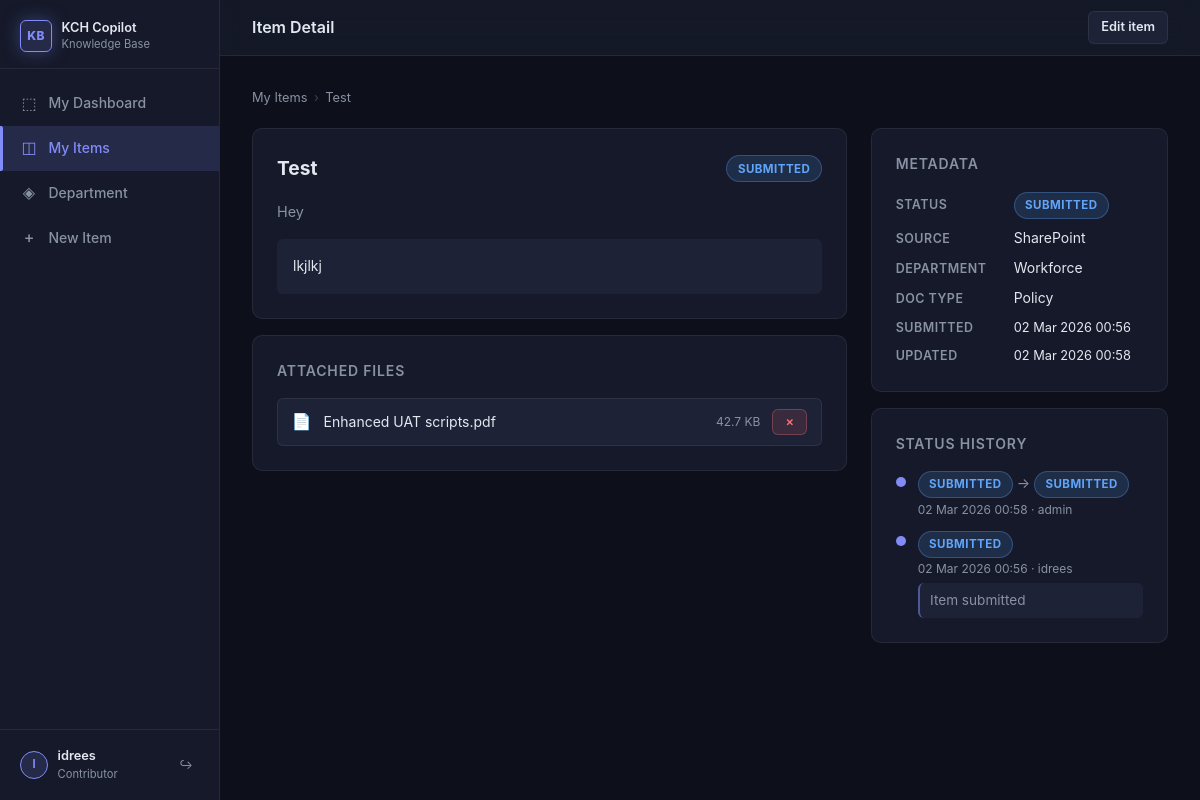
The page /app/items/2 (signed in) on the database its author committed.
### models.py (models this page shows)
class User(Base):
    __tablename__ = "users"
    id = Column(Integer, primary_key=True, autoincrement=True)
    username = Column(String, unique=True, nullable=False)
    password_hash = Column(String, nullable=False)
    is_admin = Column(Boolean, default=False)
    is_active = Column(Boolean, default=True)
    department_id = Column(Integer, ForeignKey("departments.id", ondelete="SET NULL"), nullable=True)
    created_at = Column(DateTime, default=datetime.utcnow)
    last_login = Column(DateTime, nullable=True)
    department = relationship("Department", back_populates="users")
    items = relationship("KnowledgeItem", back_populates="owner")
    status_changes = relationship("StatusHistory", back_populates="changed_by")
    audit_logs = relationship("AuditLog", back_populates="actor")

class KnowledgeItem(Base):
    __tablename__ = "knowledge_items"
    id = Column(Integer, primary_key=True, autoincrement=True)
    title = Column(String, nullable=False)
    summary = Column(Text, nullable=True)
    text_content = Column(Text, nullable=True)
    source_id = Column(Integer, ForeignKey("sources.id"), nullable=True)
    department_id = Column(Integer, ForeignKey("departments.id"), nullable=True)
    document_type_id = Column(Integer, ForeignKey("document_types.id"), nullable=True)
    owner_id = Column(Integer, ForeignKey("users.id"), nullable=False)
    status_id = Column(Integer, ForeignKey("statuses.id"), nullable=True)
    is_locked = Column(Boolean, default=False)
    review_due_date = Column(DateTime, nullable=True)
    created_at = Column(DateTime, default=datetime.utcnow)
    updated_at = Column(DateTime, default=datetime.utcnow, onupdate=datetime.utcnow)
    source = relationship("Source", back_populates="items")
    department = relationship("Department", back_populates="items")
    document_type = relationship("DocumentType", back_populates="items")
    owner = relationship("User", back_populates="items")
    status = relationship("Status", back_populates="items")
    files = relationship("ItemFile", back_populates="item", cascade="all, delete-orphan")
    status_history = relationship("StatusHistory", back_populates="item", order_by="StatusHistory.created_at")

class Status(Base):
    __tablename__ = "statuses"
    id = Column(Integer, primary_key=True, autoincrement=True)
    name = Column(String, nullable=False)
    sort_order = Column(Integer, default=0)
    admin_only = Column(Boolean, default=False)
    color_class = Column(String, default="status-default")
    is_active = Column(Boolean, default=True)
    items = relationship("KnowledgeItem", back_populates="status")
    history_from = relationship(
        "StatusHistory", foreign_keys="StatusHistory.from_status_id", back_populates="from_status"
    )
    history_to = relationship(
        "StatusHistory", foreign_keys="StatusHistory.to_status_id", back_populates="to_status"
    )

class ItemFile(Base):
    __tablename__ = "item_files"
    id = Column(Integer, primary_key=True, autoincrement=True)
    item_id = Column(Integer, ForeignKey("knowledge_items.id", ondelete="CASCADE"), nullable=False)
    original_filename = Column(String)
    r2_key = Column(String)
    mime_type = Column(String)
    file_size = Column(Integer)
    uploaded_at = Column(DateTime, default=datetime.utcnow)
    item = relationship("KnowledgeItem", back_populates="files")

class Source(Base):
    __tablename__ = "sources"
    id = Column(Integer, primary_key=True, autoincrement=True)
    name = Column(String, nullable=False)
    description = Column(Text, nullable=True)
    is_active = Column(Boolean, default=True)
    created_at = Column(DateTime, default=datetime.utcnow)
    items = relationship("KnowledgeItem", back_populates="source")

class Department(Base):
    __tablename__ = "departments"
    id = Column(Integer, primary_key=True, autoincrement=True)
    name = Column(String, unique=True, nullable=False)
    created_at = Column(DateTime, default=datetime.utcnow)
    users = relationship("User", back_populates="department")
    items = relationship("KnowledgeItem", back_populates="department")

class DocumentType(Base):
    __tablename__ = "document_types"
    id = Column(Integer, primary_key=True, autoincrement=True)
    name = Column(String, unique=True, nullable=False)
    created_at = Column(DateTime, default=datetime.utcnow)
    items = relationship("KnowledgeItem", back_populates="document_type")

class StatusHistory(Base):
    __tablename__ = "status_history"
    id = Column(Integer, primary_key=True, autoincrement=True)
    item_id = Column(Integer, ForeignKey("knowledge_items.id"), nullable=False)
    from_status_id = Column(Integer, ForeignKey("statuses.id"), nullable=True)
    to_status_id = Column(Integer, ForeignKey("statuses.id"), nullable=False)
    changed_by_id = Column(Integer, ForeignKey("users.id"), nullable=True)
    note = Column(Text, nullable=True)
    created_at = Column(DateTime, default=datetime.utcnow)
    item = relationship("KnowledgeItem", back_populates="status_history")
    from_status = relationship("Status", foreign_keys=[from_status_id], back_populates="history_from")
    to_status = relationship("Status", foreign_keys=[to_status_id], back_populates="history_to")
    changed_by = relationship("User", back_populates="status_changes")

### routers/app.py (the view)
@router.get("/items/{item_id}", response_class=HTMLResponse)
async def item_detail(
    item_id: int,
    request: Request,
    session: dict = Depends(require_session),
    db: Session = Depends(get_db),
):
    item = db.query(KnowledgeItem).filter(
        KnowledgeItem.id == item_id,
        KnowledgeItem.owner_id == session["user_id"],
    ).first()
    if not item:
        from fastapi import HTTPException
        raise HTTPException(status_code=404)
    file_urls = {f.id: storage.presign_url(f.r2_key) for f in item.files}
    statuses = db.query(Status).filter(
        Status.is_active == True,
        Status.admin_only == False,
    ).order_by(Status.sort_order).all()
    can_edit = not item.is_locked and item.status and item.status.name in (
        "Submitted", "Under Review", "In Progress"
    )
    from shared import review_ring
    return templates.TemplateResponse("app/item_detail.html", {
        "request": request,
        "item": item,
        "file_urls": file_urls,
        "statuses": statuses,
        "can_edit": can_edit,
        "ring": review_ring(item),
        "sources": db.query(Source).filter(Source.is_active == True).order_by(Source.name).all(),
        "departments": db.query(Department).order_by(Department.name).all(),
        "document_types": db.query(DocumentType).order_by(DocumentType.name).all(),
        "msg": request.query_params.get("msg"),
        "error": request.query_params.get("error"),
    })

### templates/app/item_detail.html (shortened to what this page needs)
{% extends "base.html" %}
{% block page_title %}Item Detail{% endblock %}
{% block header_actions %}
  {% if can_edit %}
  <span id="editToggleBtn" class="btn btn-secondary btn-sm" onclick="toggleEdit()">Edit item</span>
  {% endif %}
{% endblock %}
{% block content %}
<div class="breadcrumb">
  {% if is_department_view %}
  <a href="/app/department">Department</a>
  {% else %}
  <a href="/app/items">My Items</a>
  {% endif %}
  <span class="sep">›</span>
  <span>{{ item.title }}</span>
</div>
<div class="detail-grid">
  <div>
    <div id="viewMode" class="card mb-2">
      <div style="display:flex;align-items:center;justify-content:space-between;margin-bottom:1rem;">
        <h2 style="font-size:1.2rem;font-weight:700;color:var(--text);">{{ item.title }}</h2>
        {% if item.status %}
        <span class="badge {{ item.status.color_class }}">{{ item.status.name }}</span>
        {% endif %}
      </div>
      {% if item.summary %}
      <p style="color:var(--text-muted);margin-bottom:1rem;font-size:.9rem;">{{ item.summary }}</p>
      {% endif %}
      {% if item.text_content %}
      <div style="background:var(--surface-2);border-radius:var(--radius-sm);padding:1rem;white-space:pre-wrap;font-size:.875rem;color:var(--text);">{{ item.text_content }}</div>
      {% endif %}
    </div>
    {% if item.files %}
    <div class="card mb-2">
      <div class="card-title">Attached files</div>
      <div class="file-list">
        {% for f in item.files %}
        <div class="file-item">
          <span class="file-icon">📄</span>
          {% if file_urls.get(f.id) %}
          <a href="{{ file_urls[f.id] }}" target="_blank" class="file-name">{{ f.original_filename }}</a>
          {% else %}
          <span class="file-name">{{ f.original_filename }}</span>
          {% endif %}
          <span class="file-size">{{ (f.file_size / 1024) | round(1) }} KB</span>
          {% if can_edit %}
          <form method="post" action="/app/items/{{ item.id }}/files/{{ f.id }}/delete" style="margin:0;">
            <button type="submit" class="btn btn-danger btn-sm"
              onclick="return confirm('Delete this file?')">×</button>
          </form>
          {% endif %}
        </div>
        {% endfor %}
      </div>
    </div>
    {% endif %}
  </div>
  <div>
    <div class="card mb-2">
      <div class="card-title">Metadata</div>
      <div class="meta-list">
        <div class="meta-row">
          <span class="meta-key">Status</span>
          <span class="meta-val">
            {% if item.status %}
            <span class="badge {{ item.status.color_class }}">{{ item.status.name }}</span>
            {% else %}—{% endif %}
          </span>
        </div>
        <div class="meta-row">
          <span class="meta-key">Source</span>
          <span class="meta-val">{{ item.source.name if item.source else "—" }}</span>
        </div>
        <div class="meta-row">
          <span class="meta-key">Department</span>
          <span class="meta-val">{{ item.department.name if item.department else "—" }}</span>
        </div>
        <div class="meta-row">
          <span class="meta-key">Doc type</span>
          <span class="meta-val">{{ item.document_type.name if item.document_type else "—" }}</span>
        </div>
        <div class="meta-row">
          <span class="meta-key">Submitted</span>
          <span class="meta-val text-sm">{{ item.created_at.strftime("%d %b %Y %H:%M") if item.created_at else "—" }}</span>
        </div>
        <div class="meta-row">
          <span class="meta-key">Updated</span>
          <span class="meta-val text-sm">{{ item.updated_at.strftime("%d %b %Y %H:%M") if item.updated_at else "—" }}</span>
        </div>
      </div>
    </div>
    <div class="card">
      <div class="card-title">Status history</div>
      {% if item.status_history %}
      <div class="history-list">
        {% for h in item.status_history | reverse %}
        <div class="history-item">
          <div class="history-dot"></div>
          <div class="history-content">
            <div class="history-line">
              {% if h.from_status %}
              <span class="badge {{ h.from_status.color_class }}">{{ h.from_status.name }}</span>
              <span style="color:var(--text-muted)"> → </span>
              {% endif %}
              <span class="badge {{ h.to_status.color_class }}">{{ h.to_status.name }}</span>
            </div>
            <div class="history-meta">
              {{ h.created_at.strftime("%d %b %Y %H:%M") }}
              {% if h.changed_by %} · {{ h.changed_by.username }}{% endif %}
            </div>
            {% if h.note %}
            <div class="history-note">{{ h.note }}</div>
            {% endif %}
          </div>
        </div>
        {% endfor %}
      </div>
      {% else %}
      <p class="text-muted text-sm">No history yet.</p>
      {% endif %}
    </div>
  </div>
</div>
{% endblock %}

### templates/base.html (shortened to what this page needs)
<!DOCTYPE html>
<html lang="en">
<head>
  <link rel="stylesheet" href="/static/style.css">
</head>
<body>
<div class="shell">
  <nav class="sidebar">
    <div class="sidebar-logo">
      <div class="logo-mark">
        <div class="logo-icon">KB</div>
        <div class="logo-text">
          KCH Copilot
          <div class="logo-sub">Knowledge Base</div>
        </div>
      </div>
    </div>
    <div class="nav-section">
      <a href="/app/dashboard" class="nav-item {% if '/app/dashboard' in request.url.path %}active{% endif %}">
        <span class="nav-icon">⬚</span> My Dashboard
      </a>
      <a href="/app/items" class="nav-item {% if '/app/items' in request.url.path and '/app/items/new' not in request.url.path and '/app/department' not in request.url.path %}active{% endif %}">
        <span class="nav-icon">◫</span> My Items
      </a>
      <a href="/app/department" class="nav-item {% if '/app/department' in request.url.path %}active{% endif %}">
        <span class="nav-icon">◈</span> Department
      </a>
      <a href="/app/items/new" class="nav-item {% if '/app/items/new' in request.url.path %}active{% endif %}">
        <span class="nav-icon">+</span> New Item
      </a>
    </div>
    <div class="sidebar-footer">
      <div class="user-chip">
        <div class="user-avatar">{{ current_username(request)[:1] | upper }}</div>
        <div class="user-info">
          <div class="user-name">{{ current_username(request) }}</div>
          <div class="user-role">{% if is_admin(request) %}Admin{% else %}Contributor{% endif %}</div>
        </div>
        <a href="/logout" class="logout-btn" title="Sign out">↪</a>
      </div>
    </div>
  </nav>
  <div class="main-wrap">
    <header class="top-header">
      <span class="page-title">{% block page_title %}{% endblock %}</span>
      {% block header_actions %}{% endblock %}
    </header>
    <main class="page-content">
      {% block content %}{% endblock %}
    </main>
  </div>
</div>
</body>
</html>

### rows shown on the page
User: username "idrees"
KnowledgeItem: title "Test", summary "Hey", text_content "lkjlkj", created_at "02 Mar 2026 00:56", updated_at "02 Mar 2026 00:58"
Status: status.name "SUBMITTED"
ItemFile: original_filename "Enhanced UAT scripts.pdf", (f.file_size/1024)|round(1) "42.7"
Source: source "SharePoint"
Department: department "Workforce"
DocumentType: document_type "Policy"
StatusHistory: from_status.name "SUBMITTED", to_status.name "SUBMITTED", created_at "02 Mar 2026 00:58", changed_by.username "admin"
StatusHistory: to_status.name "SUBMITTED", created_at "02 Mar 2026 00:56", changed_by.username "idrees", note "Item submitted"

### other values the page prints
{{ current_username(request)[:1] | upper }} "I"
